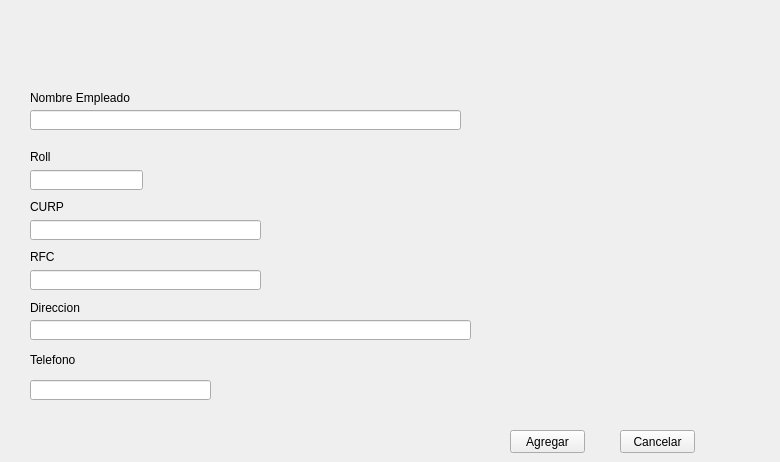
     <widget class="QWidget" name="tab_3">
      <attribute name="title">
       <string>Agregar</string>
      </attribute>
      <widget class="QLineEdit" name="lineeditRollempleado">
       <property name="geometry">
        <rect>
         <x>30</x>
         <y>170</y>
         <width>113</width>
         <height>20</height>
        </rect>
       </property>
      </widget>
      <widget class="QLineEdit" name="lineeditCURPempleado">
       <property name="geometry">
        <rect>
         <x>30</x>
         <y>220</y>
         <width>231</width>
         <height>20</height>
        </rect>
       </property>
      </widget>
      <widget class="QLineEdit" name="lineeditNombreempleado">
       <property name="geometry">
        <rect>
         <x>30</x>
         <y>110</y>
         <width>431</width>
         <height>20</height>
        </rect>
       </property>
      </widget>
      <widget class="QLineEdit" name="lineeditRFCempleado">
       <property name="geometry">
        <rect>
         <x>30</x>
         <y>270</y>
         <width>231</width>
         <height>20</height>
        </rect>
       </property>
      </widget>
      <widget class="QLineEdit" name="lineeditDireccionempleado">
       <property name="geometry">
        <rect>
         <x>30</x>
         <y>320</y>
         <width>441</width>
         <height>20</height>
        </rect>
       </property>
      </widget>
      <widget class="QLabel" name="label_2">
       <property name="geometry">
        <rect>
         <x>30</x>
         <y>90</y>
         <width>111</width>
         <height>16</height>
        </rect>
       </property>
       <property name="text">
        <string>Nombre Empleado</string>
       </property>
      </widget>
      <widget class="QLabel" name="label_4">
       <property name="geometry">
        <rect>
         <x>30</x>
         <y>150</y>
         <width>47</width>
         <height>13</height>
        </rect>
       </property>
       <property name="text">
        <string>Roll</string>
       </property>
      </widget>
      <widget class="QLabel" name="label_5">
       <property name="geometry">
        <rect>
         <x>30</x>
         <y>200</y>
         <width>47</width>
         <height>13</height>
        </rect>
       </property>
       <property name="text">
        <string>CURP</string>
       </property>
      </widget>
      <widget class="QLabel" name="label_6">
       <property name="geometry">
        <rect>
         <x>30</x>
         <y>250</y>
         <width>47</width>
         <height>13</height>
        </rect>
       </property>
       <property name="text">
        <string>RFC</string>
       </property>
      </widget>
      <widget class="QLabel" name="label_7">
       <property name="geometry">
        <rect>
         <x>30</x>
         <y>300</y>
         <width>81</width>
         <height>16</height>
        </rect>
       </property>
       <property name="text">
        <string>Direccion</string>
       </property>
      </widget>
      <widget class="QLabel" name="label_8">
       <property name="geometry">
        <rect>
         <x>30</x>
         <y>350</y>
         <width>51</width>
         <height>20</height>
        </rect>
       </property>
       <property name="text">
        <string>Telefono</string>
       </property>
      </widget>
      <widget class="QLineEdit" name="lineeditTELEmpleado7">
       <property name="geometry">
        <rect>
         <x>30</x>
         <y>380</y>
         <width>181</width>
         <height>20</height>
        </rect>
       </property>
      </widget>
      <widget class="QPushButton" name="pushButton">
       <property name="geometry">
        <rect>
         <x>510</x>
         <y>430</y>
         <width>75</width>
         <height>23</height>
        </rect>
       </property>
       <property name="text">
        <string>Agregar</string>
       </property>
      </widget>
      <widget class="QPushButton" name="pushButton_2">
       <property name="geometry">
        <rect>
         <x>620</x>
         <y>430</y>
         <width>75</width>
         <height>23</height>
        </rect>
       </property>
       <property name="text">
        <string>Cancelar</string>
       </property>
      </widget>
      <widget class="QLabel" name="label_36">
       <property name="geometry">
        <rect>
         <x>490</x>
         <y>110</y>
         <width>281</width>
         <height>211</height>
        </rect>
       </property>
       <property name="text">
        <string/>
       </property>
       <property name="pixmap">
        <pixmap>L3.png</pixmap>
       </property>
      </widget>
     </widget>
